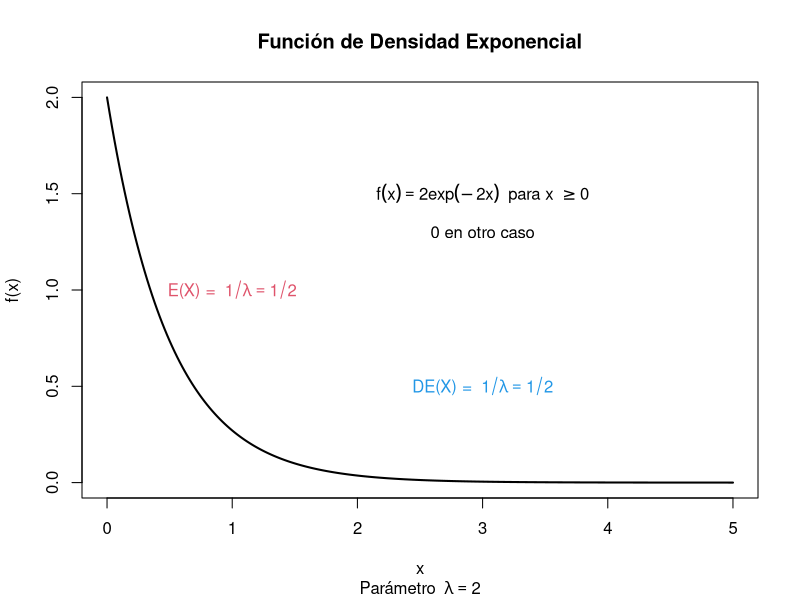
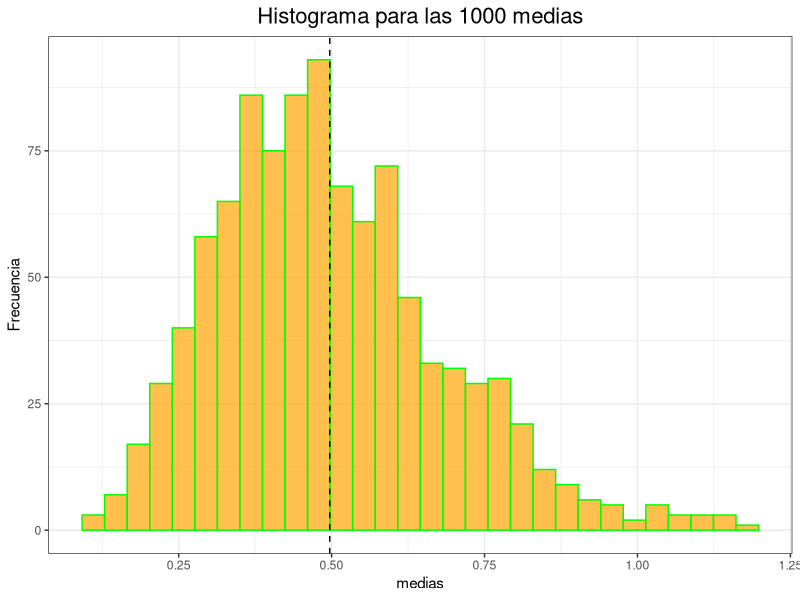
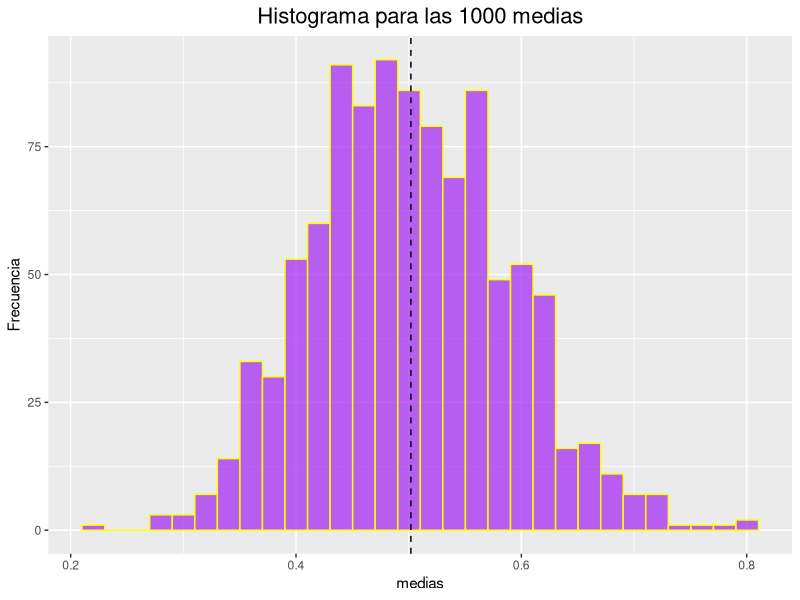

Reproduce these figures in R, in order.
# Ejemplo 2. Teorema central del límite

# Cargamos el paquete ggplot2 para hacer algunas gráficas

library(ggplot2)
# Consideremos una variable aleatoria (v.a.) X con distribución exponencial y parámetro lambda = 2

x <- seq(0, 5, 0.02)
plot(x, dexp(x, rate = 2), type = "l", lwd = 2, ylab = "")
title(main = "Función de Densidad Exponencial", ylab = "f(x)",
      sub = expression("Parámetro " ~ lambda == 2))
text(x = 3, y = 1.5, labels = expression(f(x)==2*exp(-2*x) ~ " para x "  >= 0))
text(x = 3, y = 1.3, labels = paste("0 en otro caso"))
text(x = 1, y = 1, labels = expression("E(X) = " ~ 1/lambda == 1/2), col = 2)
text(x = 3, y = 0.5, labels = expression("DE(X) = " ~ 1/lambda == 1/2), col = 4)
# Ahora obtenemos una muestra aleatoria de tamaño n = 4 de la distribución exponencial considerada

set.seed(10) # Para reproducir posteriormente la muestra
(m1.4 <- rexp(n = 4, rate = 2))
# Obtenemos la media de la muestra generada

mean(m1.4)

# Ahora obtenemos 5 muestras de tamaño 3

set.seed(64) # Para reproducir las muestras en el futuro
(m5.3 <- sapply(X = rep(3, 5), FUN = rexp, 2))
# Obtenemos las medias de las 5 muestras

(media5.3 <- apply(m5.3, 2, mean))
# Ahora obtenemos 1000 muestras de tamaño 7 y las 1000 medias correspondientes a las muestras

set.seed(465) # Para reproducir las muestras en el futuro
m1000.7 <- sapply(X = rep(7, 1000), FUN = rexp, 2)
media1000.7 <- apply(m1000.7, 2, mean)
mdf <- as.data.frame(media1000.7)
tail(mdf)
# Observamos que el histograma de las medias tiene aproximádamente forma de campana

ggplot(mdf, aes(media1000.7)) + 
  geom_histogram(colour = 'green', 
                 fill = 'orange',
                 alpha = 0.7) + # Intensidad del color fill
  geom_vline(xintercept = mean(media1000.7), linetype="dashed", color = "black") + 
  ggtitle('Histograma para las 1000 medias') + 
  labs(x = 'medias', y = 'Frecuencia')+
  theme_bw() +
  theme(plot.title = element_text(hjust = 0.5, size = 16)) 
mean(media1000.7); 1/2 # Media de las 1000 medias y media de la población de la cual vienen las 1000 muestras
sd(media1000.7); (1/2)/sqrt(7) # DE de las 1000 medias y DE de la población de la cual vienen las 1000 muestras dividida por la raíz del tamaño de la muestra

# Ahora obtenemos 1000 muestras de tamaño 33 y las 1000 medias correspondientes a las muestras

set.seed(4465) # Para reproducir las muestras en el futuro
m1000.33 <- sapply(X = rep(33, 1000), FUN = rexp, 2)
media1000.33 <- apply(m1000.33, 2, mean)
mdf <- as.data.frame(media1000.33)
tail(mdf)
# Observamos que el histograma de las medias es más parecida todavía a una campana

ggplot(mdf, aes(media1000.33)) + 
  geom_histogram(colour = 'yellow', 
                 fill = 'purple',
                 alpha = 0.7) + # Intensidad del color fill
  geom_vline(xintercept = mean(media1000.33), linetype="dashed", color = "black") + 
  ggtitle('Histograma para las 1000 medias') + 
  labs(x = 'medias', y = 'Frecuencia')+
  theme_get() +
  theme(plot.title = element_text(hjust = 0.5, size = 16)) 
mean(media1000.33); 1/2 # Media de las 1000 medias y media de la población de la cual vienen las 1000 muestras
sd(media1000.33); (1/2)/sqrt(33) # DE de las 1000 medias y DE de la población de la cual vienen las 1000 muestras dividida por la raíz del tamaño de la muestra

